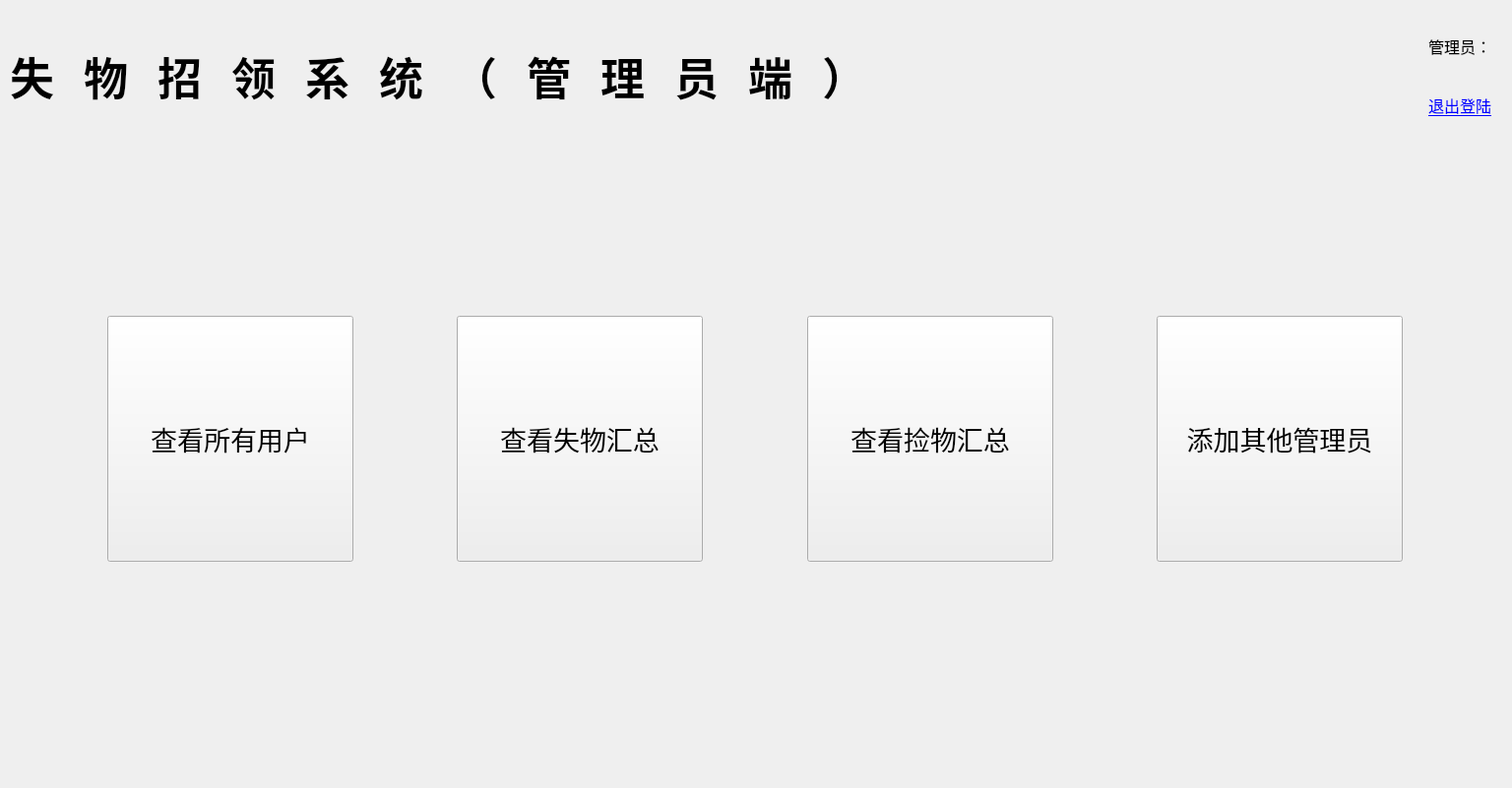
<?xml version="1.0" encoding="UTF-8"?>
<ui version="4.0">
 <class>AdministratorDialog</class>
 <widget class="QDialog" name="AdministratorDialog">
  <property name="geometry">
   <rect>
    <x>0</x>
    <y>0</y>
    <width>1536</width>
    <height>801</height>
   </rect>
  </property>
  <property name="windowTitle">
   <string>失物招领系统（管理员端）</string>
  </property>
  <property name="windowIcon">
   <iconset>
    <normaloff>Image/guet.png</normaloff>Image/guet.png</iconset>
  </property>
  <widget class="QWidget" name="widget" native="true">
   <property name="geometry">
    <rect>
     <x>10</x>
     <y>10</y>
     <width>1514</width>
     <height>133</height>
    </rect>
   </property>
   <layout class="QHBoxLayout" name="horizontalLayout_3">
    <item>
     <widget class="QLabel" name="title">
      <property name="font">
       <font>
        <pointsize>34</pointsize>
        <italic>false</italic>
        <bold>true</bold>
        <underline>false</underline>
        <strikeout>false</strikeout>
        <kerning>true</kerning>
       </font>
      </property>
      <property name="contextMenuPolicy">
       <enum>Qt::CustomContextMenu</enum>
      </property>
      <property name="layoutDirection">
       <enum>Qt::LeftToRight</enum>
      </property>
      <property name="styleSheet">
       <string notr="true">QLabel {
    letter-spacing: 30px; /* 设置字间距为2像素 */
}</string>
      </property>
      <property name="lineWidth">
       <number>1</number>
      </property>
      <property name="text">
       <string>失物招领系统（管理员端）</string>
      </property>
     </widget>
    </item>
    <item>
     <spacer name="horizontalSpacer_9">
      <property name="orientation">
       <enum>Qt::Horizontal</enum>
      </property>
      <property name="sizeHint" stdset="0">
       <size>
        <width>40</width>
        <height>20</height>
       </size>
      </property>
     </spacer>
    </item>
    <item>
     <widget class="QWidget" name="widget_4" native="true">
      <property name="layoutDirection">
       <enum>Qt::RightToLeft</enum>
      </property>
      <layout class="QVBoxLayout" name="verticalLayout">
       <item>
        <widget class="QLabel" name="label">
         <property name="font">
          <font>
           <pointsize>12</pointsize>
          </font>
         </property>
         <property name="text">
          <string>管理员：</string>
         </property>
         <property name="alignment">
          <set>Qt::AlignRight|Qt::AlignTrailing|Qt::AlignVCenter</set>
         </property>
        </widget>
       </item>
       <item>
        <widget class="QLabel" name="signOut">
         <property name="maximumSize">
          <size>
           <width>80</width>
           <height>16777215</height>
          </size>
         </property>
         <property name="font">
          <font>
           <pointsize>12</pointsize>
           <underline>true</underline>
          </font>
         </property>
         <property name="cursor">
          <cursorShape>OpenHandCursor</cursorShape>
         </property>
         <property name="styleSheet">
          <string notr="true">color: rgb(0, 0, 255);</string>
         </property>
         <property name="text">
          <string>退出登陆</string>
         </property>
         <property name="alignment">
          <set>Qt::AlignRight|Qt::AlignTrailing|Qt::AlignVCenter</set>
         </property>
        </widget>
       </item>
      </layout>
     </widget>
    </item>
   </layout>
  </widget>
  <widget class="QWidget" name="widget_3" native="true">
   <property name="geometry">
    <rect>
     <x>10</x>
     <y>310</y>
     <width>1514</width>
     <height>272</height>
    </rect>
   </property>
   <layout class="QHBoxLayout" name="horizontalLayout_2">
    <item>
     <spacer name="horizontalSpacer_6">
      <property name="orientation">
       <enum>Qt::Horizontal</enum>
      </property>
      <property name="sizeHint" stdset="0">
       <size>
        <width>40</width>
        <height>20</height>
       </size>
      </property>
     </spacer>
    </item>
    <item>
     <widget class="QPushButton" name="allUser">
      <property name="minimumSize">
       <size>
        <width>250</width>
        <height>250</height>
       </size>
      </property>
      <property name="maximumSize">
       <size>
        <width>250</width>
        <height>250</height>
       </size>
      </property>
      <property name="sizeIncrement">
       <size>
        <width>0</width>
        <height>0</height>
       </size>
      </property>
      <property name="font">
       <font>
        <pointsize>20</pointsize>
       </font>
      </property>
      <property name="focusPolicy">
       <enum>Qt::NoFocus</enum>
      </property>
      <property name="text">
       <string>查看所有用户</string>
      </property>
     </widget>
    </item>
    <item>
     <spacer name="horizontalSpacer_10">
      <property name="orientation">
       <enum>Qt::Horizontal</enum>
      </property>
      <property name="sizeHint" stdset="0">
       <size>
        <width>40</width>
        <height>20</height>
       </size>
      </property>
     </spacer>
    </item>
    <item>
     <widget class="QPushButton" name="allLost">
      <property name="minimumSize">
       <size>
        <width>250</width>
        <height>250</height>
       </size>
      </property>
      <property name="maximumSize">
       <size>
        <width>250</width>
        <height>250</height>
       </size>
      </property>
      <property name="font">
       <font>
        <pointsize>20</pointsize>
       </font>
      </property>
      <property name="focusPolicy">
       <enum>Qt::NoFocus</enum>
      </property>
      <property name="text">
       <string>查看失物汇总</string>
      </property>
     </widget>
    </item>
    <item>
     <spacer name="horizontalSpacer_8">
      <property name="orientation">
       <enum>Qt::Horizontal</enum>
      </property>
      <property name="sizeHint" stdset="0">
       <size>
        <width>40</width>
        <height>20</height>
       </size>
      </property>
     </spacer>
    </item>
    <item>
     <widget class="QPushButton" name="allFound">
      <property name="minimumSize">
       <size>
        <width>250</width>
        <height>250</height>
       </size>
      </property>
      <property name="maximumSize">
       <size>
        <width>250</width>
        <height>250</height>
       </size>
      </property>
      <property name="font">
       <font>
        <pointsize>20</pointsize>
       </font>
      </property>
      <property name="focusPolicy">
       <enum>Qt::NoFocus</enum>
      </property>
      <property name="text">
       <string>查看捡物汇总</string>
      </property>
     </widget>
    </item>
    <item>
     <spacer name="horizontalSpacer_11">
      <property name="orientation">
       <enum>Qt::Horizontal</enum>
      </property>
      <property name="sizeHint" stdset="0">
       <size>
        <width>40</width>
        <height>20</height>
       </size>
      </property>
     </spacer>
    </item>
    <item>
     <widget class="QPushButton" name="addadm">
      <property name="minimumSize">
       <size>
        <width>250</width>
        <height>250</height>
       </size>
      </property>
      <property name="maximumSize">
       <size>
        <width>250</width>
        <height>250</height>
       </size>
      </property>
      <property name="sizeIncrement">
       <size>
        <width>0</width>
        <height>0</height>
       </size>
      </property>
      <property name="font">
       <font>
        <pointsize>20</pointsize>
       </font>
      </property>
      <property name="focusPolicy">
       <enum>Qt::NoFocus</enum>
      </property>
      <property name="text">
       <string>添加其他管理员</string>
      </property>
     </widget>
    </item>
    <item>
     <spacer name="horizontalSpacer_7">
      <property name="orientation">
       <enum>Qt::Horizontal</enum>
      </property>
      <property name="sizeHint" stdset="0">
       <size>
        <width>40</width>
        <height>20</height>
       </size>
      </property>
     </spacer>
    </item>
   </layout>
  </widget>
 </widget>
 <resources/>
 <connections/>
</ui>
